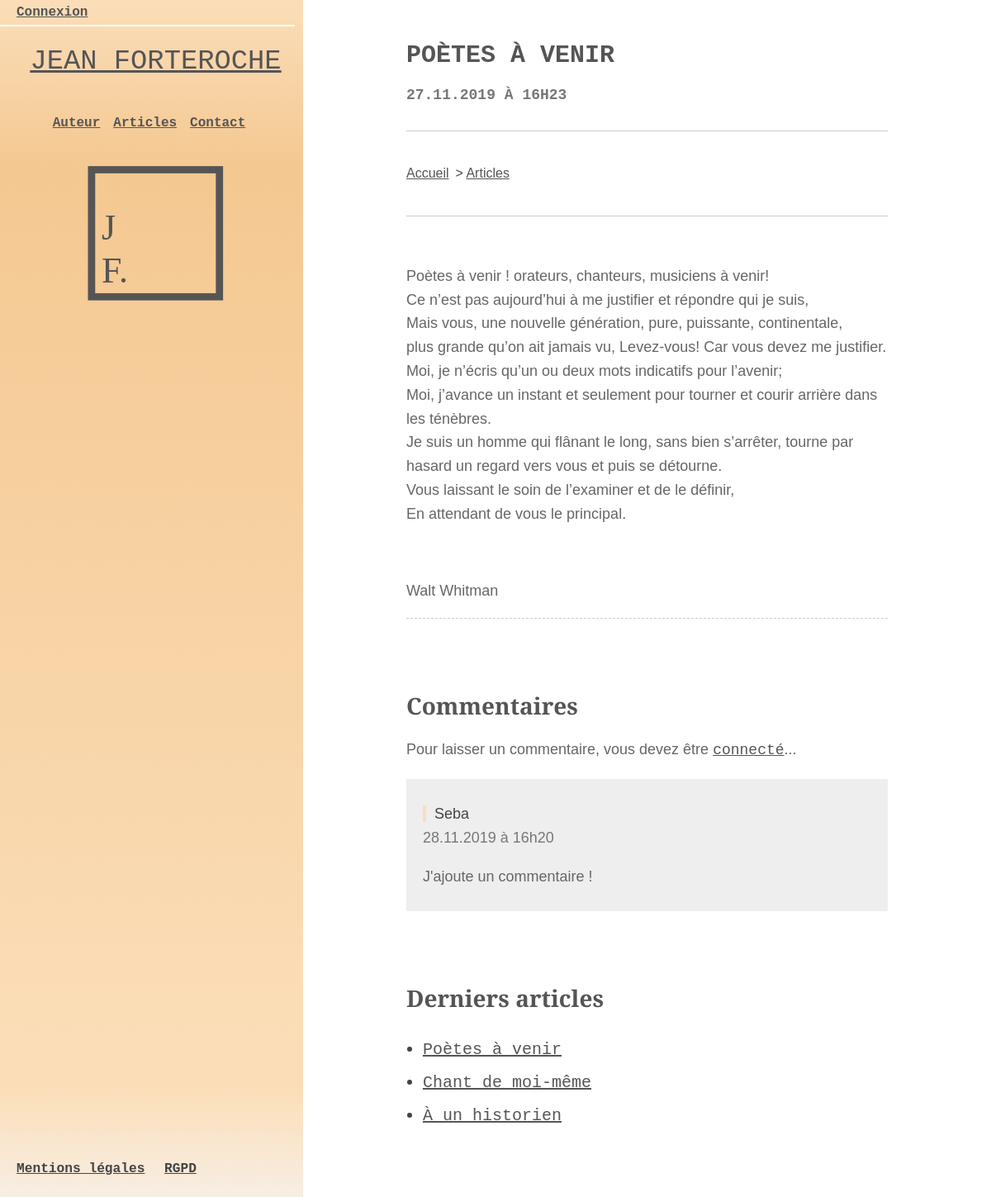
The page /index.php?action=post&id=50 on the database its author committed.
### tables this page shows
CREATE TABLE `oc_posts` (
  `id` int(11) NOT NULL,
  `title` varchar(255) NOT NULL,
  `content` text NOT NULL,
  `creation_date` datetime NOT NULL,
  `author` varchar(30) NOT NULL,
  `excerpt` varchar(500) NOT NULL
);

CREATE TABLE `oc_comments` (
  `id` int(11) NOT NULL,
  `post_id` int(11) NOT NULL,
  `author` varchar(255) NOT NULL,
  `comment` text NOT NULL,
  `comment_date` datetime NOT NULL,
  `reporting` tinyint(1) NOT NULL DEFAULT '0',
  `standby` tinyint(1) NOT NULL DEFAULT '1'
);

### controller/PostController.php (called while the page is built, shortened)
<?php
require_once('./model/PostManager.php');
require_once('./model/CommentManager.php');
class PostController {
  public function post()
  {
    $postManager = new PostManager();
    $commentManager = new CommentManager();
    $post = $postManager->getPost($_GET['id']);
    $lastPosts = $postManager->getLastPost();
    $comments = $commentManager->getComments($_GET['id']);
    $postsView = './view/frontend/postView';
    require($postsView . '.php');
  }
}

### model/PostManager.php (called while the page is built, shortened)
<?php
class PostManager extends Manager
{
  public function getPost($id)
  {
    $db = $this->dbConnect();
    $req = $db->prepare('SELECT id, title, content, excerpt, DATE_FORMAT(creation_date, \'%d.%m.%Y à %Hh%i\') AS creation_date_fr FROM oc_posts WHERE id = ?');
    $req->execute(array($id));
    $post = $req->fetch();
    return $post;
  }
  public function getLastPost()
  {
    $db = $this->dbConnect();
    $posts = $db->prepare('SELECT id, title, content, excerpt, DATE_FORMAT(creation_date, \'%d.%m.%Y\') AS creation_date_fr FROM oc_posts ORDER BY creation_date DESC LIMIT 0, 3');
    $posts->execute();
    return $posts;
  }
}

### model/CommentManager.php (called while the page is built, shortened)
<?php
class CommentManager extends Manager
{
  public function getComments($id_post)
  {
    $db = $this->dbConnect();
    $comments = $db->prepare('SELECT id, author, comment, reporting, standby, DATE_FORMAT(comment_date, \'%d.%m.%Y à %Hh%i\') AS comment_date_fr FROM oc_comments WHERE post_id = ? AND standby = 0 ORDER BY comment_date DESC');
    $comments->execute(array($id_post));
    return $comments;
  }
}

### view/frontend/postView.php (the view, shortened to what this page needs)
<header id="header">
  <?php include('view/nav.php'); ?>
  <h1><a href="index.php?action=indexView" title="Accueil de Jean Forteroche">Jean Forteroche</a></h1>
  <?php include('view/navigation.php'); ?>
  <figure id="logo">
    <img src="././public/img/logo-gris.svg" alt="Logo de l'écrivain Jean Forteroche">
  </figure>
</header>
<main id="layout-post">
  <section id="content-news">
    <header>
      <h2>
          <?= htmlspecialchars($post['title']) ?><br />
          <span><?= htmlspecialchars($post['creation_date_fr']) ?></span>
      </h2>
      <nav aria-label="Breadcrumb" class="breadcrumb">
        <ul>
            <li><a href="index.php?action=indexView" title="Retour à l'accueil">Accueil</a></li>
            <li><a href="index.php?action=listPosts" title="Liste des articles">Articles</a></li>
        </ul>
      </nav>
    </header>
    <article class="news">
      <?= $post['content'] ?>
      <div id="post-comments">
      <h2>Commentaires</h2>
      <?php
      if (isset($_SESSION['id']) && isset($_SESSION['pseudo'])) {
        include('view/commentForm.php');
        if (isset($_COOKIE['message_report'])) {
          echo '<p class="validate">' . htmlspecialchars($_COOKIE['message_report']) . '</p>';
        }
      } else {
        ?>
          <p>Pour laisser un commentaire, vous devez être <a href="index.php?action=login" title="Page d'inscription ou de connexion">connecté</a>...</p>
        <?php
      }
      while ($comment = $comments->fetch())
      {
      ?>
        <aside class="content-comment">
          <p><span class="meta-content"><?= htmlspecialchars($comment['author']) ?><br />
          <span class="comment-date"><?= htmlspecialchars($comment['comment_date_fr']) ?></span></span></p>
          <?= nl2br($comment['comment']) ?>
        </aside>
      <?php
      }
      ?>
      </div>
      <h2>Derniers articles</h2>
      <ul>
        <?php
        while ($data = $lastPosts->fetch())
        {
          if (!empty($data)) {
            ?>
              <li><a href="index.php?action=post&amp;id=<?= htmlspecialchars($data['id']) ?>"><?= htmlspecialchars($data['title']) ?></a></li>
            <?php
          }
        }
        ?>
      </ul>
    </article>
  </section>
</main>
<?php require('./view/template.php') ?>

### public/css/style.css (style rules this page uses)
*, *:before, *:after { outline: none; box-sizing: inherit; }
html { width: 100vw; height: auto; }
body { margin: 0; padding: 0; width: 100vw; height:auto; color: #444; font-size: 20px; line-height: 30px; scroll-behavior: smooth; overflow:hidden; font-family: 'Nunito Sans', Verdana, sans-serif; display: flex; flex-direction: row; flex-wrap: nowrap; justify-content: flex-start; align-content: stretch; align-items: stretch; }
p, address { font-size:1em;line-height:1.6em;font-weight:400; color:#666; }
a { font-size:1em; line-height:1.6em;font-weight:400; color:#555;text-decoration: underline; }
h2, h3, h4 { font-family: 'Spectral', Georgia, serif; color: #555; }
h1 { font-family: 'Consolas', 'Courier New', monospace; text-transform:uppercase;font-weight:800; color: #555; }
h1, h1 a { font-size: 1.4em; line-height: 1.5em; }
h1 span, h2 span { font-size : 60%; }
h2 { font-weight:700; font-size: 1.4em; line-height: 2.4em; margin-bottom:0px; }
h2 span, h4 span, p span { color:#777; }
article h2 { margin-top:3em; line-height: 1.5em; }
#layout-post header h2, #layout header h2 { font-family: 'Consolas', 'Courier New', monospace;; color: #555;text-transform:uppercase;font-weight:800;font-size: 1.5em; line-height: 1.5em; }
main { display: block; }
section { width:80%; margin: 1em auto; }
#layout-post section#content-news, #dashbord-grid > section, #dashbord-grid section#content-news, section#content-comments, section#content, #layout section#content { width: 60%; margin: 1em auto; }
#layout-post section { width:80%; }
#layout-post header, #dashbord-grid header, #layout header { border-bottom: 1px solid #ccc; padding-bottom: 1em; }
.news { padding: 2em 0; }
.news ul { padding-left: 1em; line-height: 2em; }
#post-comments { border-top: 1px dashed #ccc; margin-top: 0; margin-bottom: 4em; }
.content-comment { margin-top: 1em; margin-bottom: 1em; padding: .5em 1em; background: #eee; }
#header { width: 30%; height: 100vh; display: flex; flex-direction: column; justify-content: flex-start; align-items: center; color:#444; background: rgb(247,238,227); background: linear-gradient(0deg, rgba(247,238,227,1) 0%, rgba(251,222,185,1) 9%, rgba(244,200,145,1) 86%, rgba(251,222,185,1) 100%); }
#layout-post, #layout { display: flex; flex-direction: column; flex-wrap: nowrap; justify-content: flex-start; align-content: stretch; align-items: stretch; overflow-y: scroll; height: 100vh; width: 70%; }
.news a { font-family: "Courier New", Courier, monospace; font-weight: 500; }
img { max-width: 100%; height: auto; border-style: none; }
.meta-content:first-child { border-left: 4px solid #fbdeb9; padding-left: 10px; color: #444; }
figure#logo, figure#photo { display: flex; flex-direction: column; align-items: center; }
figure#logo img { width: 60%; }
.breadcrumb { padding-top: 1em; border-top: 1px solid #ccc; margin-top: 1em; }
.breadcrumb ul { display: flex; flex-wrap: wrap; list-style: none; padding-left: 0; font-size: .8em; }
.breadcrumb li::before { content: "> "; }
.breadcrumb li:first-child::before { content: ""; }
.breadcrumb li { margin-right: .5em; }
@media only screen and (min-width: 960px) and (max-width: 1279px) { h1, h1 a { font-size: 1.3em; } }
@media only screen and (min-width: 960px) and (max-width: 1279px) { p, address { font-size: .9em; } }
@media only screen and (min-width: 960px) and (max-width: 1279px) { #header { padding-left: .5em; } }
@media only screen and (min-width: 960px) and (max-width: 1279px) { #layout-post section#content-news, #dashbord-grid > section, #dashbord-grid section#content-news, section#content-comments, section#content, #layout section#content { width: 70%; } }

### rows shown on the page
oc_posts: title "POÈTES À VENIR", content "Poètes à venir ! orateurs, chanteurs, musiciens à venir! Ce n’est pas aujourd’hui à me justifier et répondre qui je suis, Mais vous, une nouvelle génération, pure, puissante, continentale, plus grande qu’on ait jamais vu, Levez-vous! Car vous devez me justifier. Moi, je n’écris qu’un ou deux mots indicatifs pour l’avenir; Moi, j’avance un instant et seulement pour tourner et courir arrière dans les ténèbres. Je suis un homme qui flânant le long, sans bien s’arrêter, tourne par hasard un regard vers vous et puis se détourne. Vous laissant le soin de l’examiner et de le définir, En attendant de vous le principal. Walt Whitman", title "Poètes à venir"
oc_comments: author "Seba", comment_date_fr "28.11.2019 à 16h20", comment "J'ajoute un commentaire !"
oc_posts: title "Chant de moi-même"
oc_posts: title "À un historien"

### other values the page prints
$post['creation_date_fr'] "27.11.2019 À 16H23"
